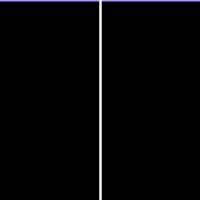
Frame 1 (no input)
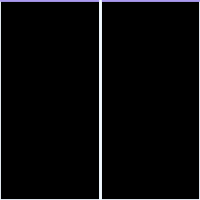
Frame 60 (the mouse pressed at the canvas centre just before this capture)
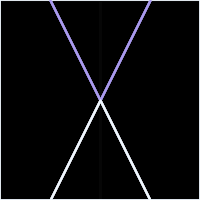
Frame 120 (the mouse held since frame 60 and released just before this capture)

The Processing sketch that drew these frames (run headless with seeded random() and noise(); from frame 60 on, the mouse is pressed at the canvas centre):

// Processing sketch: processing_130593
// ── processing_130593.pde



color topColor;
color bottomColor;


void setup(){
  size(200,200);
   smooth();

  background(0);
  stroke(0);
  strokeWeight(2);
}


void draw(){
  fill ( 0,0,0, 20);
  rect (-1, -1, width + 1 , height + 1);

  float mY = mouseY;
  float bottom = ((mY/200) * 200 ) / 2;
  
  if(mouseY > 100){
    bottomColor = color(170,154,239);
    topColor = color(240,  248,  255  );
  }else{
     bottomColor = color(240,  248,  255  );
    topColor =color(170,154,239) ;
    
  }
  
 stroke(topColor);

  line( 100 - (100 - bottom),0,100, mouseY);
  line( 100 + (100 - bottom),0,100, mouseY);
  
  stroke(bottomColor);

  line(100 - bottom,200, 100, mouseY);
  line(100 + bottom,200, 100, mouseY);

}
